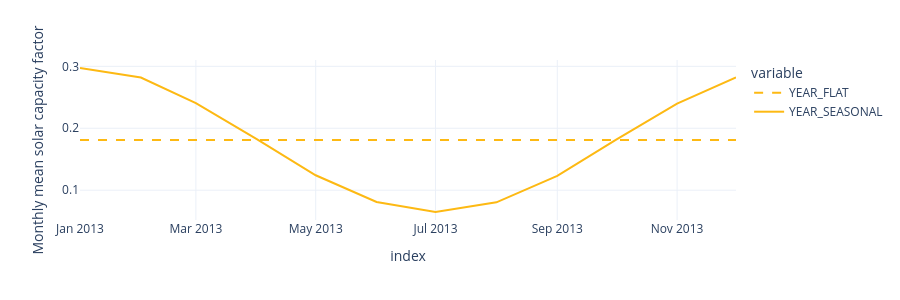

The code cell stored with this chart in its notebook:
### Code cell
fig = solar_profiles.resample("MS").mean().plot(
    color_discrete_sequence=[n.carriers.at["solar", "color"]] * 2,
    line_dash="variable", line_dash_sequence=["dash", "solid"],
    height=300, labels={"value": "Monthly mean solar capacity factor"})
fig.show()

### Figure 1 — Plotly figure (JSON) as saved in the notebook; plotly's stock layout.template omitted (floating-point values rounded to 4 significant figures)
{"data": [{"hovertemplate": "variable=YEAR_FLAT<br>index=%{x}<br>Monthly mean solar capacity factor=%{y}<extra></extra>", "legendgroup": "YEAR_FLAT", "line": {"color": "#fdb913", "dash": "dash"}, "marker": {"symbol": "circle"}, "mode": "lines", "name": "YEAR_FLAT", "orientation": "v", "showlegend": true, "type": "scatter", "x": ["2013-01-01T00:00:00", "2013-02-01T00:00:00", "2013-03-01T00:00:00", "2013-04-01T00:00:00", "2013-05-01T00:00:00", "2013-06-01T00:00:00", "2013-07-01T00:00:00", "2013-08-01T00:00:00", "2013-09-01T00:00:00", "2013-10-01T00:00:00", "2013-11-01T00:00:00", "2013-12-01T00:00:00"], "xaxis": "x", "y": [0.1811, 0.1811, 0.1811, 0.1811, 0.1811, 0.1811, 0.1811, 0.1811, 0.1811, 0.1811, 0.1811, 0.1811], "yaxis": "y"}, {"hovertemplate": "variable=YEAR_SEASONAL<br>index=%{x}<br>Monthly mean solar capacity factor=%{y}<extra></extra>", "legendgroup": "YEAR_SEASONAL", "line": {"color": "#fdb913", "dash": "solid"}, "marker": {"symbol": "circle"}, "mode": "lines", "name": "YEAR_SEASONAL", "orientation": "v", "showlegend": true, "type": "scatter", "x": ["2013-01-01T00:00:00", "2013-02-01T00:00:00", "2013-03-01T00:00:00", "2013-04-01T00:00:00", "2013-05-01T00:00:00", "2013-06-01T00:00:00", "2013-07-01T00:00:00", "2013-08-01T00:00:00", "2013-09-01T00:00:00", "2013-10-01T00:00:00", "2013-11-01T00:00:00", "2013-12-01T00:00:00"], "xaxis": "x", "y": [0.2974, 0.2819, 0.2407, 0.1826, 0.1241, 0.08086, 0.06477, 0.08043, 0.1232, 0.1816, 0.2398, 0.2822], "yaxis": "y"}], "layout": {"height": 300, "legend": {"title": {"text": "variable"}, "tracegroupgap": 0}, "margin": {"t": 60}, "xaxis": {"anchor": "y", "domain": [0, 1], "title": {"text": "index"}}, "yaxis": {"anchor": "x", "domain": [0, 1], "title": {"text": "Monthly mean solar capacity factor"}}}}
